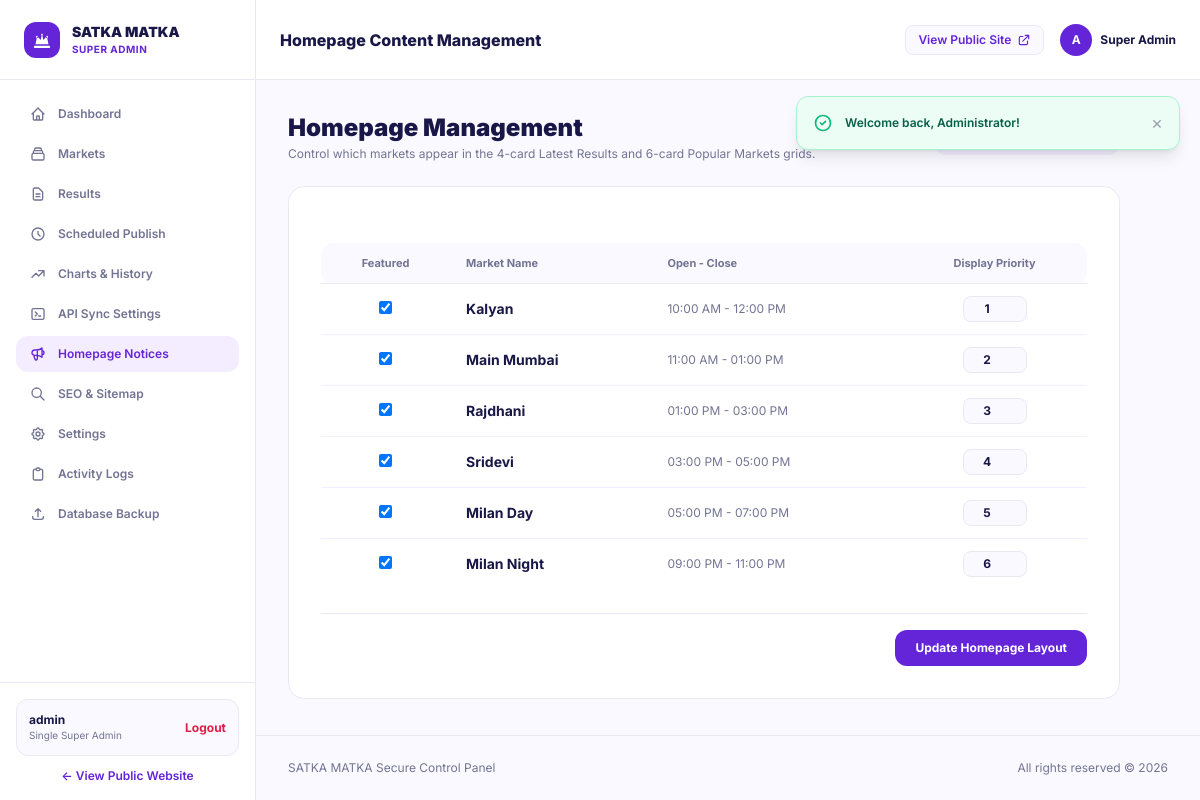
The app's page /admin/homepage/index.php (signed in) with its own data.
### tables this page shows
CREATE TABLE IF NOT EXISTS markets (
    id INT AUTO_INCREMENT PRIMARY KEY,
    name VARCHAR(100) NOT NULL,
    slug VARCHAR(120) NOT NULL UNIQUE,
    open_time VARCHAR(20) NOT NULL,
    close_time VARCHAR(20) NOT NULL,
    status VARCHAR(20) NOT NULL DEFAULT 'active',
    is_live TINYINT(1) NOT NULL DEFAULT 0,
    is_featured TINYINT(1) NOT NULL DEFAULT 1,
    display_order INT NOT NULL DEFAULT 0,
    seo_title VARCHAR(255) NULL,
    seo_description TEXT NULL,
    created_at DATETIME NOT NULL DEFAULT CURRENT_TIMESTAMP,
    updated_at DATETIME NOT NULL DEFAULT CURRENT_TIMESTAMP ON UPDATE CURRENT_TIMESTAMP
);

### app/models/Market.php (called while the page is built, shortened)
<?php
class Market {
    public static function all(string $status = ''): array {
        $pdo = Database::getConnection();
        if ($status) {
            $stmt = $pdo->prepare("SELECT * FROM markets WHERE status = ? ORDER BY display_order ASC, id ASC");
            $stmt->execute([$status]);
        } else {
            $stmt = $pdo->query("SELECT * FROM markets ORDER BY display_order ASC, id ASC");
        }
        return $stmt->fetchAll();
    }
}

### app/helpers/security.php (called while the page is built, shortened)
<?php
function e(?string $value): string {
    return htmlspecialchars($value ?? '', ENT_QUOTES | ENT_SUBSTITUTE, 'UTF-8');
}

### admin/homepage/index.php (the view, shortened to what this page needs)
<?php
$markets = Market::all();
require __DIR__ . '/../includes/head.php';
require __DIR__ . '/../includes/sidebar.php';
?>
<div class="flex-1 flex flex-col min-w-0">
  <?php require __DIR__ . '/../includes/header.php'; ?>
  <?php require __DIR__ . '/../../includes/flash-message.php'; ?>
  <main class="p-6 sm:p-8 space-y-6 flex-1 max-w-4xl">
    <div class="flex items-center justify-between">
      <div>
        <h1 class="text-2xl font-black text-[#191747]">Homepage Management</h1>
        <p class="text-xs text-[#737493] mt-0.5">Control which markets appear in the 4-card Latest Results and 6-card Popular Markets grids.</p>
      </div>
      <a href="/admin/homepage/announcements.php" class="px-4 py-2.5 rounded-xl bg-[#F3EDFF] text-[#6425D9] text-xs font-bold hover:bg-[#e7d8ff] transition">
      </a>
    </div>
    <form action="/admin/homepage/index.php" method="POST" class="bg-white rounded-2xl border border-[#EAE8F5] p-6 sm:p-8 shadow-xs space-y-6">
      <div class="overflow-x-auto">
        <table class="w-full text-left text-xs">
          <thead>
            <tr class="text-[#737493] border-b border-[#EAE8F5] text-[11px] bg-[#FAF9FF]">
              <th class="py-3 px-4 font-bold text-center rounded-l-xl">Featured</th>
              <th class="py-3 px-4 font-bold">Market Name</th>
              <th class="py-3 px-4 font-bold">Open - Close</th>
              <th class="py-3 px-4 font-bold text-center rounded-r-xl">Display Priority</th>
            </tr>
          </thead>
          <tbody class="divide-y divide-[#F3EDFF] text-[#191747]">
            <?php foreach ($markets as $m): ?>
              <tr class="hover:bg-[#FAF9FF]">
                <td class="py-3 px-4 text-center">
                  <input type="checkbox" name="featured[]" value="<?= $m['id'] ?>" <?= !empty($m['is_featured']) ? 'checked' : '' ?> class="rounded text-[#6425D9]">
                </td>
                <td class="py-3 px-4 font-bold text-sm"><?= e($m['name']) ?></td>
                <td class="py-3 px-4 text-[#737493]"><?= e($m['open_time']) ?> - <?= e($m['close_time']) ?></td>
                <td class="py-3 px-4 text-center">
                  <input type="number" name="order[<?= $m['id'] ?>]" value="<?= e($m['display_order']) ?>" class="w-16 px-2 py-1 text-center rounded-lg bg-[#FAF9FF] border border-[#EAE8F5] text-xs font-bold text-[#191747]">
                </td>
              </tr>
            <?php endforeach; ?>
          </tbody>
        </table>
      </div>
      <div class="pt-4 border-t border-[#EAE8F5] flex justify-end">
        <button type="submit" class="px-5 py-2.5 rounded-xl bg-[#6425D9] hover:bg-[#521ec2] text-white text-xs font-bold shadow-xs transition">
          Update Homepage Layout
        </button>
      </div>
    </form>
  </main>
  <?php require __DIR__ . '/../includes/footer.php'; ?>

### assets/css/app.css (style rules this page uses)
:root { --primary-purple: #6425D9; --deep-purple: #35156F; --light-purple: #F3EDFF; --main-bg: #FFFFFF; --soft-bg: #FAF9FF; --primary-text: #191747; --secondary-text: #737493; --border-color: #EAE8F5; --success-green: #16A779; }
body { font-family: 'Inter', -apple-system, BlinkMacSystemFont, 'Segoe UI', Roboto, Helvetica, Arial, sans-serif; color: var(--primary-text); background-color: var(--soft-bg); -webkit-font-smoothing: antialiased; }

### records on screen
markets: is_featured "☑", name "Kalyan", open_time "10:00 AM", close_time "12:00 PM", id+display_order "1"
markets: is_featured "☑", name "Main Mumbai", open_time "11:00 AM", close_time "01:00 PM", id+display_order "2"
markets: is_featured "☑", name "Rajdhani", open_time "01:00 PM", close_time "03:00 PM", id+display_order "3"
markets: is_featured "☑", name "Sridevi", open_time "03:00 PM", close_time "05:00 PM", id+display_order "4"
markets: is_featured "☑", name "Milan Day", open_time "05:00 PM", close_time "07:00 PM", id+display_order "5"
markets: is_featured "☑", name "Milan Night", open_time "09:00 PM", close_time "11:00 PM", id+display_order "6"

### other values on screen
$pageTitle "Homepage Content Management"
$f['message'] "Welcome back, Administrator!"
